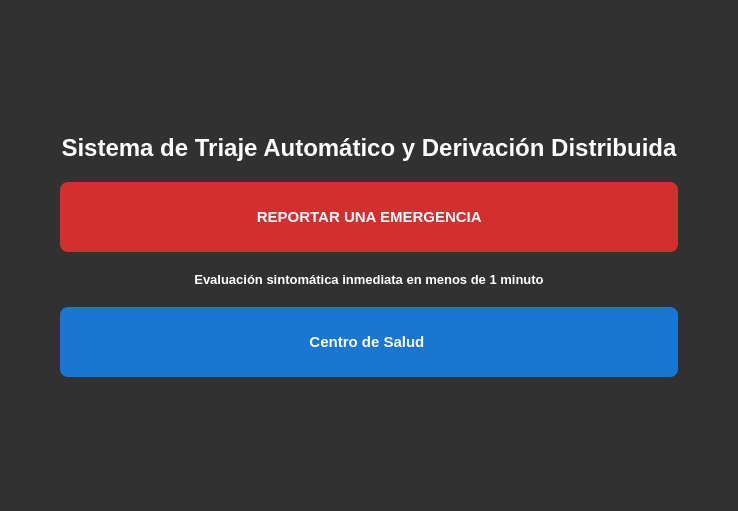
<?xml version="1.0" encoding="UTF-8"?>
<ui version="4.0">
 <class>VistaMain</class>
 <widget class="QWidget" name="VistaMain">
  <property name="geometry">
   <rect>
    <x>0</x>
    <y>0</y>
    <width>738</width>
    <height>511</height>
   </rect>
  </property>
  <property name="windowTitle">
   <string>VistaMain</string>
  </property>
  <property name="styleSheet">
   <string notr="true">QWidget#VistaMain { background-color: #313131; }</string>
  </property>
  <layout class="QVBoxLayout" name="verticalLayout">
   <property name="spacing">
    <number>20</number>
   </property>
   <property name="leftMargin">
    <number>60</number>
   </property>
   <property name="topMargin">
    <number>30</number>
   </property>
   <property name="rightMargin">
    <number>60</number>
   </property>
   <property name="bottomMargin">
    <number>30</number>
   </property>
   <item>
    <spacer name="verticalSpacerTop">
     <property name="orientation">
      <enum>Qt::Vertical</enum>
     </property>
     <property name="sizeHint" stdset="0">
      <size>
       <width>20</width>
       <height>40</height>
      </size>
     </property>
    </spacer>
   </item>
   <item>
    <widget class="QLabel" name="label">
     <property name="styleSheet">
      <string notr="true">color: #ffffff;
    font-family: &quot;Arial&quot;;
    font-size: 24px;
    font-weight: bold;</string>
     </property>
     <property name="text">
      <string>Sistema de Triaje Automático y Derivación Distribuida</string>
     </property>
     <property name="alignment">
      <set>Qt::AlignCenter</set>
     </property>
     <property name="wordWrap">
      <bool>true</bool>
     </property>
    </widget>
   </item>
   <item>
    <widget class="QPushButton" name="BotonEmergencia">
     <property name="minimumSize">
      <size>
       <width>0</width>
       <height>70</height>
      </size>
     </property>
     <property name="styleSheet">
      <string notr="true">QPushButton {
    background-color: #D32F2F;
    color: white;
    border: none;
    border-radius: 8px;
    font-size: 15px;
    font-weight: bold;
}
QPushButton:hover { background-color: #E53935; }</string>
     </property>
     <property name="text">
      <string> REPORTAR UNA EMERGENCIA </string>
     </property>
     <property name="icon">
      <iconset resource="../recursos.qrc">
       <normaloff>:/resources/Emergencia.png</normaloff>:/resources/Emergencia.png</iconset>
     </property>
     <property name="iconSize">
      <size>
       <width>28</width>
       <height>28</height>
      </size>
     </property>
    </widget>
   </item>
   <item>
    <widget class="QLabel" name="label_2">
     <property name="styleSheet">
      <string notr="true">color: #ffffff;
font-family: &quot;Arial&quot;;
font-size: 13px;
font-weight: bold;</string>
     </property>
     <property name="text">
      <string>Evaluación sintomática inmediata en menos de 1 minuto</string>
     </property>
     <property name="alignment">
      <set>Qt::AlignCenter</set>
     </property>
    </widget>
   </item>
   <item>
    <widget class="QPushButton" name="BotonCentroSalud">
     <property name="minimumSize">
      <size>
       <width>0</width>
       <height>70</height>
      </size>
     </property>
     <property name="styleSheet">
      <string notr="true">QPushButton {
    background-color: #1976D2;
    color: white;
    border: none;
    border-radius: 8px;
    font-size: 15px;
    font-weight: bold;
}
QPushButton:hover { background-color: #1E88E5; }</string>
     </property>
     <property name="text">
      <string>Centro de Salud </string>
     </property>
     <property name="icon">
      <iconset resource="../recursos.qrc">
       <normaloff>:/resources/Estetoscopio.png</normaloff>:/resources/Estetoscopio.png</iconset>
     </property>
     <property name="iconSize">
      <size>
       <width>28</width>
       <height>28</height>
      </size>
     </property>
    </widget>
   </item>
   <item>
    <spacer name="verticalSpacerBottom">
     <property name="orientation">
      <enum>Qt::Vertical</enum>
     </property>
     <property name="sizeHint" stdset="0">
      <size>
       <width>20</width>
       <height>40</height>
      </size>
     </property>
    </spacer>
   </item>
  </layout>
 </widget>
 <resources>
  <include location="../recursos.qrc"/>
 </resources>
 <connections/>
</ui>
